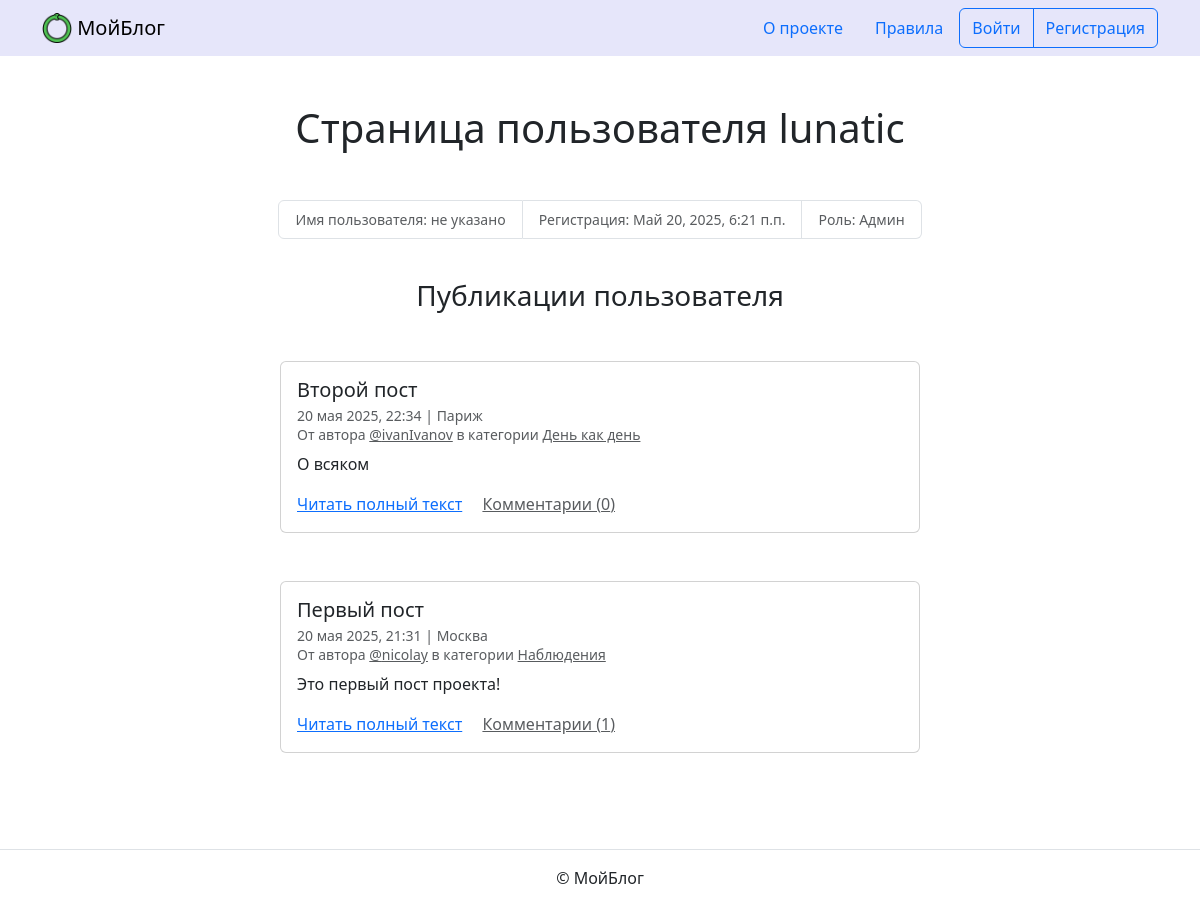
The app's page /profile/lunatic/ with its own data.
### blog/models.py (models this page shows, shortened)
class Post(PublicationModel):
    title = models.CharField(max_length=LEN_NAME, verbose_name='Заголовок')
    text = models.TextField(verbose_name='Текст')
    pub_date = models.DateTimeField(
        verbose_name='Дата и время публикации',
        help_text=('Если установить дату и время в будущем — можно делать '
                   'отложенные публикации.'
                   )
    )
    author = models.ForeignKey(
        User,
        verbose_name='Автор публикации',
        on_delete=models.CASCADE,
        related_name='posts'
    )
    location = models.ForeignKey(
        Location,
        null=True,
        blank=True,
        verbose_name='Местоположение',
        on_delete=models.SET_NULL,
        related_name='posts'
    )
    category = models.ForeignKey(
        Category,
        null=True,
        verbose_name='Категория',
        on_delete=models.SET_NULL,
        related_name='posts'
    )
    image = models.ImageField('Фото', upload_to='posts_images', blank=True)
    class Meta:
        verbose_name = 'публикация'
        verbose_name_plural = 'Публикации'

class Location(PublicationModel):
    name = models.CharField(max_length=LEN_NAME, verbose_name='Название места')
    class Meta:
        verbose_name = 'местоположение'
        verbose_name_plural = 'Местоположения'

class Category(PublicationModel):
    title = models.CharField(max_length=LEN_NAME, verbose_name='Заголовок')
    description = models.TextField(verbose_name='Описание')
    slug = models.SlugField(
        unique=True,
        verbose_name='Идентификатор',
        help_text=('Идентификатор страницы для URL; разрешены символы '
                   'латиницы, цифры, дефис и подчёркивание.'
                   )
    )
    class Meta:
        verbose_name = 'категория'
        verbose_name_plural = 'Категории'

### blog/views.py (the view)
# urls.py: path('<str:username>/', views.ProfileView.as_view(),
class ProfileView(DetailView):
    model = User
    template_name = 'blog/profile.html'
    context_object_name = 'profile'
    slug_field = 'username'
    slug_url_kwarg = 'username'
    def get_context_data(self, **kwargs):
        context = super().get_context_data(**kwargs)
        user = self.object
        request_user = self.request.user
        filter_published = request_user != user
        posts = profile_posts(
            filter_published=filter_published,
            queryset=user.posts.all()
        )
        paginator = Paginator(posts, POSTS_LIMIT)
        page_number = self.request.GET.get('page')
        page_obj = paginator.get_page(page_number)
        context['page_obj'] = page_obj
        return context

### blog/service.py (called while the page is built)
def profile_posts(
    filter_published=False,
    count_comment=True,
    queryset=None
):
    queryset = queryset or Post.objects
    if count_comment:
        queryset = queryset.annotate(comment_count=Count('comments'))
    queryset = queryset.select_related(
        'category', 'author', 'location'
    )
    if filter_published:
        queryset = queryset.filter(
            is_published=True,
            category__is_published=True,
            pub_date__lte=timezone.now()
        )
    return queryset.order_by('-pub_date')

### templates/blog/profile.html (shortened to what this page needs)
{% extends "base.html" %}
{% block content %}
  <h1 class="mb-5 text-center ">Страница пользователя {{ profile.username }}</h1>
  <small>
    <ul class="list-group list-group-horizontal justify-content-center mb-3">
      <li class="list-group-item text-muted">Имя пользователя: {% if profile.get_full_name %}{{ profile.get_full_name }}{% else %}не указано{% endif %}</li>
      <li class="list-group-item text-muted">Регистрация: {{ profile.date_joined }}</li>
      <li class="list-group-item text-muted">Роль: {% if profile.is_staff %}Админ{% else %}Пользователь{% endif %}</li>
    </ul>
  </small>
  <br>
  <h3 class="mb-5 text-center">Публикации пользователя</h3>
  {% for post in page_obj %}
    <article class="mb-5">
      {% include "includes/post_card.html" %}
    </article>
  {% endfor %}
{% endblock %}

### templates/includes/post_card.html (shortened to what this page needs)
<div class="col d-flex justify-content-center">
  <div class="card" style="width: 40rem;">
    <div class="card-body">
      <h5 class="card-title">{{ post.title }}</h5>
      <h6 class="card-subtitle mb-2 text-muted">
        <small>
          {{ post.pub_date|date:"d E Y, H:i" }} | {% if post.location and post.location.is_published %}{{ post.location.name }}{% else %}Планета Земля{% endif %}<br>
          От автора <a class="text-muted" href="{% url 'blog:profile' post.author.username %}">@{{ post.author.username }}</a> в
          категории {% include "includes/category_link.html" %}
        </small>
      </h6>
      <p class="card-text">{{ post.text|truncatewords:10 }}</p>
      <a href="{% url 'blog:post_detail' post.id %}" class="card-link">Читать полный текст</a>
      <a href="{% url 'blog:post_detail' post.id %}" class="card-link text-muted">Комментарии ({{ post.comment_count }})</a>
    </div>
  </div>
</div>

### templates/includes/category_link.html
<a class="text-muted" href="{% url 'blog:category_posts' post.category.slug %}">
  {{ post.category.title }}
</a>

### records on screen
Post: title "Второй пост", pub_date "20 мая 2025, 22:34", location.name "Париж", author.username "ivanIvanov", category "День как день", text "О всяком", comment_count "0"
Post: title "Первый пост", pub_date "20 мая 2025, 21:31", location.name "Москва", author.username "nicolay", category "Наблюдения", text "Это первый пост проекта!", comment_count "1"

### other values on screen
{{ profile.username }} "lunatic"
{{ profile.date_joined }} "Май 20, 2025, 6:21 п.п."
